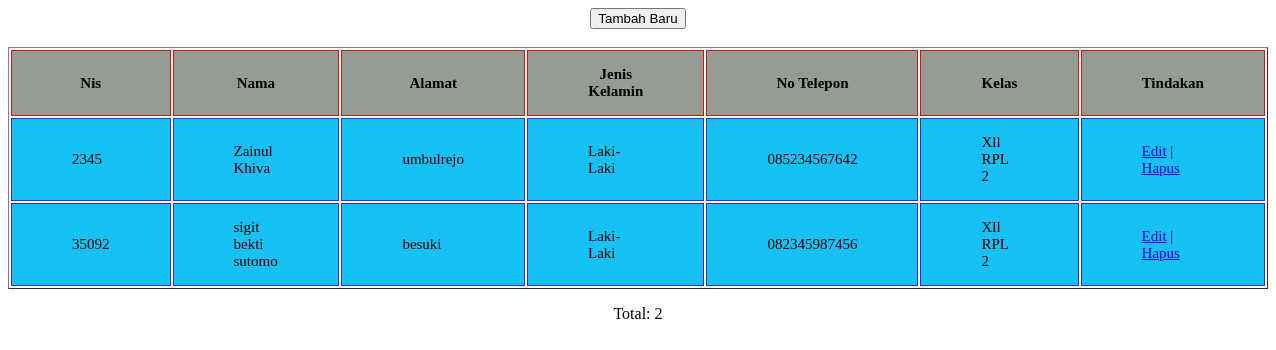
The page /ui/index.php on the database its author committed.
### tables this page shows
CREATE TABLE `t_siswa` (
  `nis` varchar(20) NOT NULL,
  `nama_lengkap` varchar(50) NOT NULL,
  `alamat` varchar(40) NOT NULL,
  `jenis_kelamin` varchar(50) NOT NULL,
  `no_telp` varchar(60) NOT NULL,
  `kelas` varchar(20) NOT NULL
);

### ui/index.php (the view, shortened to what this page needs)
<?php include('config.php');?>
<html>
<head><title><Daftar Siswa></title></head>
<link rel="stylesheet" type="text/css" href="style.css">
<body>
   <center>
    <nav><a href="v_form.php"><button>Tambah Baru</button></a></nav>
    <br>
    <table border = "1" cellpadding = "8">
    <thread>
    <tr>
       <th>Nis</th>
       <th>Nama</th>
       <th>Alamat</th>
       <th>Jenis Kelamin</th>
       <th>No Telepon</th>
       <th>Kelas</th>
       <th>Tindakan</th>
    </tr>
    </thread>
    <tbody>
    <?php
    $sql = " SELECT * FROM t_siswa";
    $query = mysqli_query($db, $sql);
    while($siswa = mysqli_fetch_array($query)) {
        echo "<tr>";
        echo "<td>".$siswa['nis']."</td>";
        echo "<td>".$siswa['nama_lengkap']."</td>";
        echo "<td>".$siswa['alamat']."</td>";
        echo "<td>".$siswa['jenis_kelamin']."</td>";
        echo "<td>".$siswa['no_telp']."</td>";
        echo "<td>".$siswa['kelas']."</td>";
        echo "<td>";
        echo "<a href = 'form_edit.php?nis=".$siswa['nis']."'>Edit</a> | ";
        echo "<a href = 'hapus.php?nis=".$siswa['nis']."'>Hapus</a>";
        echo "</td>";
        echo "</tr>";
    }
    ?>
    </center>
    <p>Total:
      <?php echo mysqli_num_rows($query) ?>
      </p>
   </body>
</html>

### ui/style.css (style rules this page uses)
.table1, th, tr { border: 1px solid rgb(221, 14, 14); padding: 15px 60px; top: -20px; left: -20px; right: -40px; bottom: -40px; width: auto; height: auto; background-color: #949c94; z-index: 0; font-size: 15px; }
td { border: 1px solid rgb(63, 39, 200); padding: 15px 60px; top: -20px; left: -20px; right: -40px; bottom: -40px; width: auto; height: auto; background-color: #17c1f5; z-index: 0; font-size: 15px; }

### rows shown on the page
t_siswa: nis "2345", nama_lengkap "Zainul Khiva", alamat "umbulrejo", jenis_kelamin "Laki-Laki", no_telp "085234567642", kelas "Xll RPL 2"
t_siswa: nis "35092", nama_lengkap "sigit bekti sutomo", alamat "besuki", jenis_kelamin "Laki-Laki", no_telp "082345987456", kelas "Xll RPL 2"

### other values the page prints
mysqli_num_rows($query) "2"
